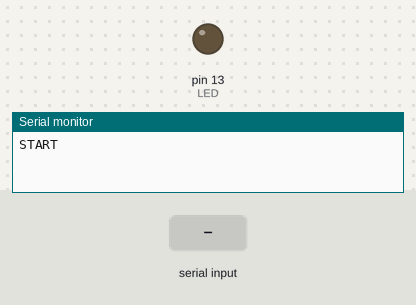
This sketch was run on a simulated Arduino Uno, built with avr-gcc and run on an emulated ATmega328P. Parts: output pins drawn as LEDs (lit = HIGH), the last lines printed to the serial monitor. Inputs (shaded band) come from the test bench.

Above: at 1.2 s.
1.3 s: "1" received over Serial
At 2.5 s:
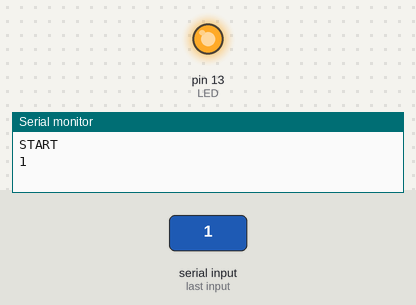
2.8 s: "0" received over Serial
At 3.8 s:
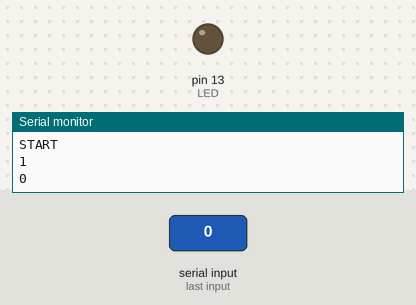
Timing chart, 0 to 5.8 s (numbered marks = the images above; inputs shaded):
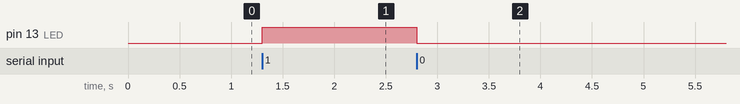

Measured:
- after the input at 1.3 s, pin 13 (LED): LOW → HIGH at once
- after the input at 2.8 s, pin 13 (LED): HIGH → LOW at once

The sketch:

Slave.ino
```cpp
int LED = 13;
void setup() {
  pinMode(LED, OUTPUT);
  Serial.begin(9600);
  Serial.println("START");
}

void loop() {
  if(Serial.available()) {
    char number = Serial.read();
    if (number=='0'){
      digitalWrite(LED, LOW);
    }
    if (number=='1') {
      digitalWrite(LED, HIGH);
    }
    Serial.println(number);
  }
}
```
